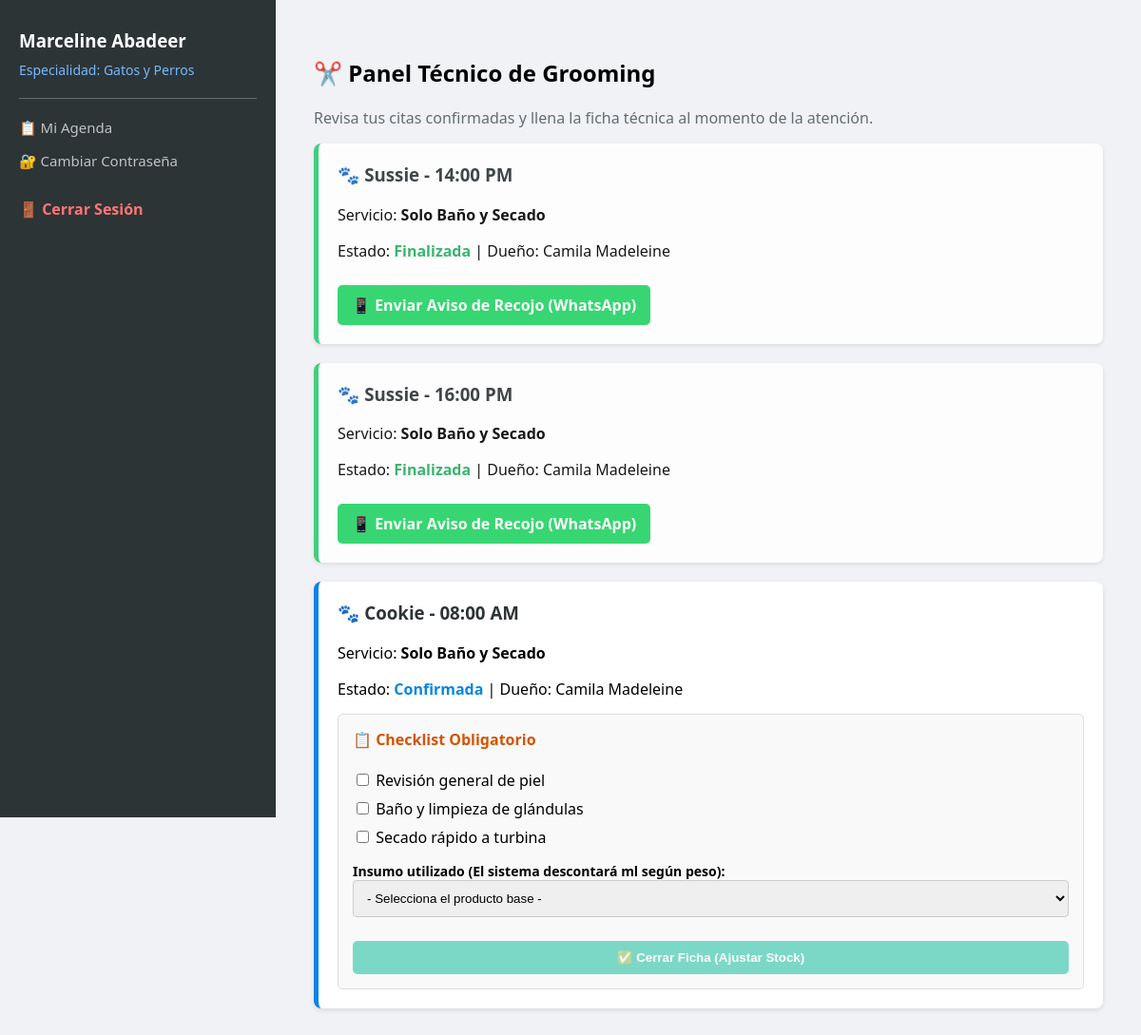
The app's page /groomer_dashboard.php (signed in) with its own data.
### tables this page shows
CREATE TABLE `groomers` (
  `id_groomer` varchar(36) NOT NULL DEFAULT uuid(),
  `usuario_id` varchar(36) DEFAULT NULL,
  `especialidad` varchar(100) DEFAULT NULL,
  `rating_promedio` decimal(3,2) DEFAULT 0.00,
  `disponible` tinyint(1) DEFAULT 1
);

CREATE TABLE `usuarios` (
  `id_usuario` varchar(36) NOT NULL DEFAULT uuid(),
  `rol_id` int(11) DEFAULT NULL,
  `nombre_completo` varchar(100) NOT NULL,
  `ci` varchar(20) DEFAULT NULL,
  `email` varchar(100) NOT NULL,
  `telefono` varchar(20) DEFAULT NULL,
  `direccion` text DEFAULT NULL,
  `password_hash` varchar(255) NOT NULL,
  `esta_verificado` tinyint(1) DEFAULT 0,
  `fecha_registro` timestamp NOT NULL DEFAULT current_timestamp(),
  `estado` enum('Activo','Inactivo','Bloqueado') DEFAULT 'Inactivo',
  `google_id` varchar(255) DEFAULT NULL,
  `two_factor_secret` varchar(255) DEFAULT NULL,
  `two_factor_enabled` tinyint(1) DEFAULT 0,
  `intentos_fallidos` int(11) DEFAULT 0,
  `bloqueado_hasta` timestamp NULL DEFAULT NULL,
  `ultimo_acceso` timestamp NULL DEFAULT NULL,
  `cambio_password_pendiente` tinyint(1) DEFAULT 1,
  `turno` varchar(20) DEFAULT 'Mañana',
  `foto_perfil` varchar(255) DEFAULT 'default_user.png'
);

CREATE TABLE `citas` (
  `id_cita` varchar(36) NOT NULL DEFAULT uuid(),
  `cliente_id` varchar(36) DEFAULT NULL,
  `mascota_id` varchar(36) DEFAULT NULL,
  `groomer_id` varchar(36) DEFAULT NULL,
  `servicio_id` varchar(36) DEFAULT NULL,
  `fecha_hora_inicio` datetime NOT NULL,
  `fecha_hora_fin` datetime DEFAULT NULL,
  `estado` enum('Pendiente','Confirmada','En Proceso','Finalizada','Cancelada') DEFAULT 'Pendiente',
  `calificacion_cliente` int(11) DEFAULT NULL CHECK (`calificacion_cliente` between 1 and 5),
  `comentario_cliente` text DEFAULT NULL,
  `precio_total_estimado` decimal(10,2) DEFAULT 0.00,
  `metodo_pago` enum('QR','Efectivo','Transferencia','Pendiente') DEFAULT 'Pendiente',
  `monto` decimal(10,2) DEFAULT 0.00,
  `duracion_minutos` int(11) DEFAULT 60,
  `servicio` varchar(100) DEFAULT 'Grooming Estándar',
  `pago_estado` varchar(20) DEFAULT 'No Pagado'
);

CREATE TABLE `mascotas` (
  `id_mascota` varchar(36) NOT NULL DEFAULT uuid(),
  `propietario_id` varchar(36) DEFAULT NULL,
  `nombre` varchar(50) NOT NULL,
  `especie` varchar(30) DEFAULT NULL,
  `raza` varchar(50) DEFAULT NULL,
  `fecha_nacimiento` date DEFAULT NULL,
  `peso_actual` decimal(5,2) DEFAULT NULL,
  `alergias` text DEFAULT NULL,
  `vacunas_al_dia` tinyint(1) DEFAULT 1,
  `temperamento` enum('Tranquilo','Nervioso','Agresivo','Miedoso') DEFAULT 'Tranquilo',
  `foto_url` varchar(255) DEFAULT 'default_pet.png'
);

### groomer_dashboard.php (the view, shortened to what this page needs)
<?php
require 'db.php';
$stmtG = $pdo->prepare("SELECT u.*, g.id_groomer, g.especialidad FROM usuarios u JOIN groomers g ON u.id_usuario = g.usuario_id WHERE u.id_usuario = ?");
$stmtG->execute([$_SESSION['usuario_id']]);
$groomer = $stmtG->fetch();
$sqlAgenda = "SELECT c.*, m.nombre as mascota, m.especie, m.peso_actual, u_cli.telefono as tel_cliente, u_cli.nombre_completo as nombre_cli
              FROM citas c
              JOIN mascotas m ON c.mascota_id = m.id_mascota
              JOIN usuarios u_cli ON m.propietario_id = u_cli.id_usuario
              WHERE c.groomer_id = ? AND c.estado IN ('Confirmada', 'Finalizada')
              ORDER BY c.fecha_hora_inicio ASC";
$stmtAgenda = $pdo->prepare($sqlAgenda);
$stmtAgenda->execute([$groomer['id_groomer']]);
$agenda = $stmtAgenda->fetchAll();
?>
<!DOCTYPE html>
<html lang="es">
<head>
</head>
<body>
    <div class="sidebar">
        <h3 style="margin-top: 0;"><?php echo htmlspecialchars($groomer['nombre_completo']); ?></h3>
        <p style="color: #74b9ff; font-size: 14px; margin-top: -10px;">Especialidad: <?php echo htmlspecialchars($groomer['especialidad']); ?></p>
        <hr style="border: 0; border-top: 1px solid #636e72; margin: 20px 0;">
        <a href="groomer_dashboard.php" class="nav-link">📋 Mi Agenda</a>
        <a href="cambiar_password.php" class="nav-link">🔐 Cambiar Contraseña</a>
        <a href="logout.php" style="color: #ff7675; text-decoration: none; font-weight: bold; display: block; margin-top: 30px;">🚪 Cerrar Sesión</a>
    </div>
    <div class="main">
        <h2>✂️ Panel Técnico de Grooming</h2>
        <p style="color: #636e72;">Revisa tus citas confirmadas y llena la ficha técnica al momento de la atención.</p>
        <?php if (count($agenda) > 0): ?>
            <?php foreach ($agenda as $a): ?>
                <div class="card" <?php if($a['estado']=='Finalizada') echo 'style="border-color:#2ecc71; opacity:0.9;"'; ?>>
                    <h3 style="margin-top: 0; color: #2d3436;">🐾 <?php echo htmlspecialchars($a['mascota']); ?> - <?php echo date('H:i A', strtotime($a['fecha_hora_inicio'])); ?></h3>
                    <p style="margin-bottom: 5px;">Servicio: <b><?php echo htmlspecialchars($a['servicio']); ?></b></p>
                    <p style="margin-bottom: 15px;">Estado: <b style="color: <?php echo $a['estado'] == 'Finalizada' ? '#27ae60' : '#0984e3'; ?>;"><?php echo $a['estado']; ?></b> | Dueño: <?php echo htmlspecialchars($a['nombre_cli']); ?></p>
                    <?php
                        $hora_cita = strtotime($a['fecha_hora_inicio']);
                        $hora_actual = time();
                    ?>
                    <?php if ($hora_cita <= $hora_actual && $a['estado'] == 'Confirmada'): ?>
                        <form method="POST" style="background:#f9f9f9; padding:15px; border:1px solid #ddd; border-radius:5px;">
                            <h4 style="margin-top: 0; color: #d35400;">📋 Checklist Obligatorio</h4>
                            <?php if (strpos($a['servicio'], 'Solo Baño') !== false): ?>
                                <label style="display: block; margin-bottom: 8px;"><input type="checkbox" name="chk_nudos" required> Revisión general de piel</label>
                                <label style="display: block; margin-bottom: 8px;"><input type="checkbox" name="chk_bano" required> Baño y limpieza de glándulas</label>
                                <label style="display: block; margin-bottom: 15px;"><input type="checkbox" name="chk_secado" required> Secado rápido a turbina</label>
                            <?php endif; ?>
                            <label style="display:block; margin-top:10px; font-weight:bold; font-size: 14px;">Insumo utilizado (El sistema descontará ml según peso):</label>
                            <select name="insumo_id" required style="width:100%; padding:10px; margin-bottom:15px; border-radius: 4px; border: 1px solid #ccc;">
                                <option value="">- Selecciona el producto base -</option>
                            </select>
                            <button type="submit" name="finalizar_cita" class="btn">✅ Cerrar Ficha (Ajustar Stock)</button>
                        </form>
                    <?php endif; ?>
                    <?php if ($a['estado'] == 'Finalizada'): ?>
                        <?php
                            $numero_limpio = preg_replace('/[^0-9]/', '', $a['tel_cliente']);
                            $mensaje_wa = urlencode("🐾 ¡Hola " . $a['nombre_cli'] . "! Te escribimos de Pet Spa. Tu mascota " . $a['mascota'] . " ya está hermosa y lista para que pases a recogerla. ¡Te esperamos!");
                            $link_wa = "https://wa.me/591" . $numero_limpio . "?text=" . $mensaje_wa;
                        ?>
                        <div style="margin-top: 15px;">
                            <a href="<?php echo $link_wa; ?>" target="_blank" class="btn-wa">📱 Enviar Aviso de Recojo (WhatsApp)</a>
                        </div>
                    <?php endif; ?>
                </div>
            <?php endforeach; ?>
        <?php else: ?>
            <p style="color: #7f8c8d; font-style: italic;">No tienes citas programadas para hoy.</p>
        <?php endif; ?>
    </div>
</body>
</html>

### groomer_dashboard.php (style rules this page uses)
body { font-family: 'Segoe UI', sans-serif; background: #f0f2f5; margin: 0; display: flex; }
.sidebar { width: 250px; background: #2d3436; color: white; height: 100vh; padding: 30px 20px; position: fixed; }
.main { margin-left: 290px; padding: 40px; width: 100%; }
.card { background: white; padding: 20px; border-radius: 8px; margin-bottom: 20px; box-shadow: 0 2px 5px rgba(0,0,0,0.1); border-left: 5px solid #0984e3; }
.btn { background: #00b894; color: white; padding: 10px 15px; border: none; border-radius: 5px; cursor: pointer; font-weight: bold; width: 100%; margin-top: 10px; }
.btn-wa { background: #25D366; color: white; padding: 10px 15px; text-decoration: none; border-radius: 5px; font-weight: bold; display: inline-block; margin-top:10px; }
.nav-link { color: #bdc3c7; text-decoration: none; display: block; margin-bottom: 15px; font-size: 15px; }

### records on screen
groomers: usuario.nombre_completo "Marceline Abadeer", especialidad "Gatos y Perros"
citas: mascota.nombre "Sussie", fecha_hora_inicio "14:00 PM", servicio "Solo Baño y Secado", estado "Finalizada", usuarios.nombre_completo "Camila Madeleine"
citas: mascota.nombre "Sussie", fecha_hora_inicio "16:00 PM", servicio "Solo Baño y Secado", estado "Finalizada", usuarios.nombre_completo "Camila Madeleine"
citas: mascota.nombre "Cookie", fecha_hora_inicio "08:00 AM", servicio "Solo Baño y Secado", estado "Confirmada", usuarios.nombre_completo "Camila Madeleine"
